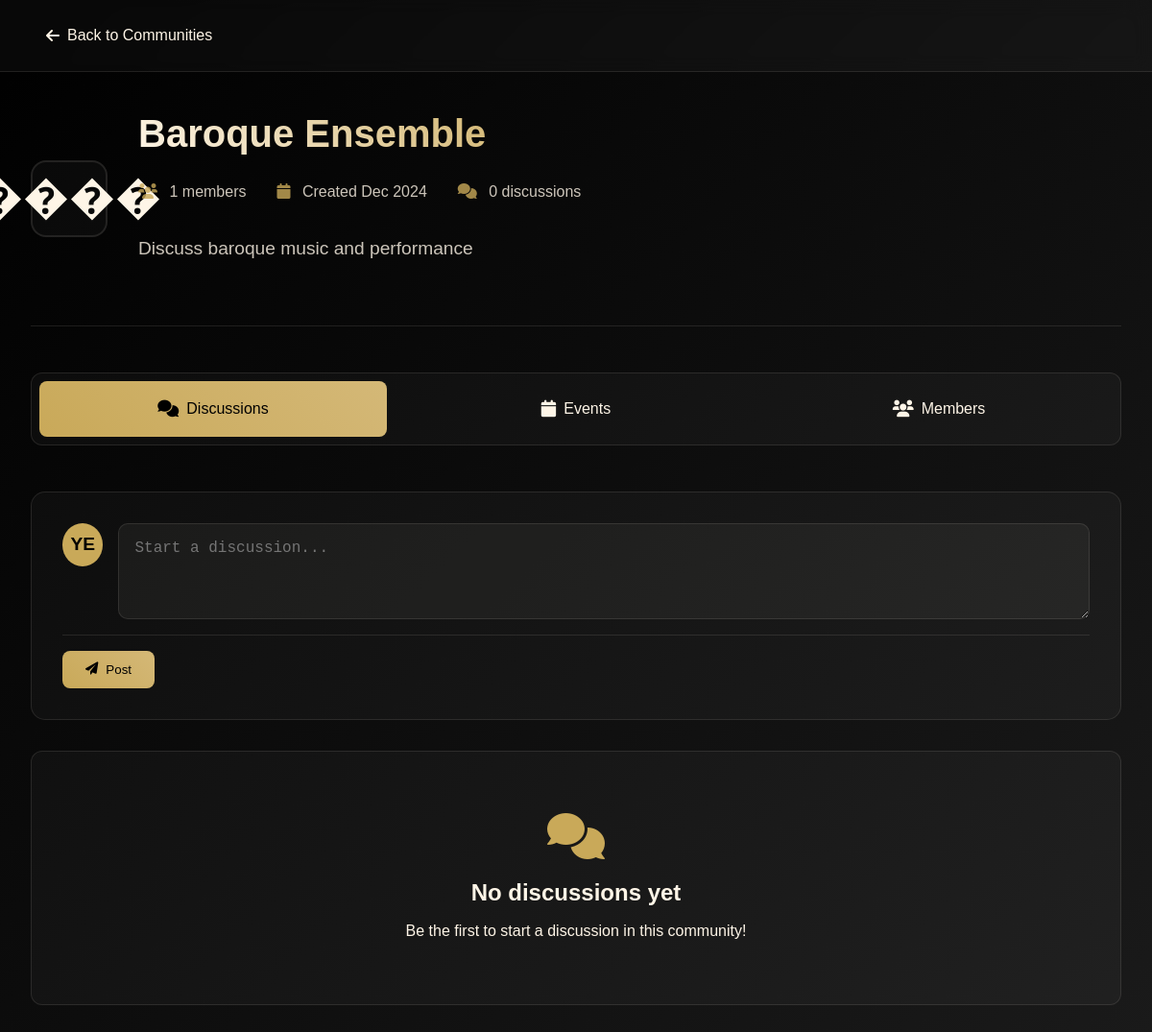
/pages/communities/view.php?id=6 (signed in), run on the app's committed database.
### tables this page shows
CREATE TABLE `communities` (
  `community_id` int(11) NOT NULL,
  `name` varchar(100) NOT NULL,
  `description` text DEFAULT NULL,
  `creator_id` int(11) DEFAULT NULL,
  `created_at` timestamp NOT NULL DEFAULT current_timestamp(),
  `image_path` varchar(255) DEFAULT NULL,
  `created_by` int(11) DEFAULT NULL,
  `category` enum('Classical','Baroque','Romantic','Contemporary','Theory','Performance','General') NOT NULL DEFAULT 'General',
  `rules` text DEFAULT NULL,
  `guidelines` text DEFAULT NULL
);

### pages/communities/view.php (shortened to what this page needs)
<?php
require_once '../../includes/config.php';
$user_id = $_SESSION['user_id'];
$community_id = $_GET['id'] ?? 0;
$community_stmt = $conn->prepare("
   SELECT c.*, u.username as creator_name,
          COUNT(DISTINCT cm.user_id) as member_count,
          MAX(CASE WHEN cm.user_id = ? THEN 1 ELSE 0 END) as is_member
   FROM communities c
   LEFT JOIN users u ON c.created_by = u.user_id
   LEFT JOIN community_members cm ON c.community_id = cm.community_id
   WHERE c.community_id = ?
   GROUP BY c.community_id
");
$community_stmt->bind_param("ii", $user_id, $community_id);
if (!$community_stmt->execute()) {
    die("Execute failed: " . $community_stmt->error);
}
$community = $community_stmt->get_result()->fetch_assoc();
$posts_query = "
    SELECT p.*, u.username
    FROM community_posts p
    JOIN users u ON p.user_id = u.user_id
    WHERE p.community_id = ?
    ORDER BY p.created_at DESC
";
$posts_stmt = $conn->prepare($posts_query);
$posts_stmt->bind_param("i", $community_id);
$posts_stmt->execute();
$posts = $posts_stmt->get_result()->fetch_all(MYSQLI_ASSOC);
?>
<!DOCTYPE html>
<html lang="en">
<head>
    <link rel="stylesheet" href="https://cdnjs.cloudflare.com/ajax/libs/font-awesome/6.0.0/css/all.min.css">
</head>
<body>
    <nav class="navbar">
        <div class="nav-content">
            <div class="nav-left">
                <a href="index.php" class="back-btn">
                    <i class="fas fa-arrow-left"></i> Back to Communities
                </a>
            </div>
        </div>
    </nav>
    <div class="page-container">
        <main class="main-content">
            <div class="community-header">
                <div class="community-emoji">
                    <?php
                    $emojis = ['🎵', '🎼', '🎹', '����', '🎺', '🎸'];
                    echo $emojis[array_rand($emojis)];
                    ?>
                </div>
                <div class="community-info">
                    <h1><?php echo htmlspecialchars($community['name']); ?></h1>
                    <div class="community-stats">
                        <span><i class="fas fa-users"></i> <?php echo $community['member_count']; ?> members</span>
                        <span><i class="fas fa-calendar"></i> Created
                            <?php echo date('M Y', strtotime($community['created_at'])); ?></span>
                        <span><i class="fas fa-comments"></i> <?php echo count($posts); ?> discussions</span>
                    </div>
                    <p class="community-description"><?php echo htmlspecialchars($community['description']); ?></p>
                </div>
            </div>
            <div class="community-tabs">
                <a href="#discussions" class="tab <?php echo !isset($_GET['tab']) ? 'active' : ''; ?>">
                    <i class="fas fa-comments"></i> Discussions
                </a>
                <a href="#events"
                    class="tab <?php echo isset($_GET['tab']) && $_GET['tab'] === 'events' ? 'active' : ''; ?>">
                    <i class="fas fa-calendar"></i> Events
                </a>
                <a href="#members"
                    class="tab <?php echo isset($_GET['tab']) && $_GET['tab'] === 'members' ? 'active' : ''; ?>">
                    <i class="fas fa-users"></i> Members
                </a>
            </div>
            <div id="discussions" class="content-section"
                style="display: <?php echo !isset($_GET['tab']) || $_GET['tab'] === 'discussions' ? 'block' : 'none'; ?>">
                <div class="posts-section">
                    <?php if ($community['is_member']): ?>
                        <div class="new-post">
                            <form id="postForm">
                                <div class="post-header">
                                    <div class="user-avatar">
                                        <?php echo strtoupper(substr($_SESSION['username'], 0, 2)); ?>
                                    </div>
                                    <textarea class="post-textarea" placeholder="Start a discussion..." required></textarea>
                                </div>
                                <div class="post-actions">
                                    <button type="submit" class="btn">
                                        <i class="fas fa-paper-plane"></i> Post
                                    </button>
                                </div>
                            </form>
                        </div>
                    <?php endif; ?>
                    <div class="posts-list">
                        <?php if (empty($posts)): ?>
                            <div class="empty-state">
                                <i class="fas fa-comments"></i>
                                <h3>No discussions yet</h3>
                                <p>Be the first to start a discussion in this community!</p>
                            </div>
                        <?php endif; ?>
                    </div>
                </div>
            </div>
        </main>
    </div>
</body>
</html>

### pages/communities/view.php (style rules this page uses)
:root { --primary: #fef5e7; --accent: #c9a959; --glass: rgba(254, 245, 231, 0.03); --border: rgba(254, 245, 231, 0.1); --glass-hover: rgba(254, 245, 231, 0.08); }
* { margin: 0; padding: 0; box-sizing: border-box; }
body { background: linear-gradient(135deg, #000000, #1a1a1a); color: var(--primary); font-family: 'Futura', sans-serif; min-height: 100vh; line-height: 1.6; }
.community-header { display: flex; gap: 2rem; align-items: center; margin-bottom: 3rem; padding-bottom: 2rem; border-bottom: 1px solid var(--border); }
.community-info h1 { font-size: 2.5rem; margin-bottom: 1rem; background: linear-gradient(45deg, var(--primary), var(--accent)); -webkit-background-clip: text; -webkit-text-fill-color: transparent; }
.community-stats { display: flex; gap: 2rem; color: var(--primary); opacity: 0.8; }
.community-stats i { color: var(--accent); margin-right: 0.5rem; }
.community-description { font-size: 1.2rem; margin: 2rem 0; color: rgba(254, 245, 231, 0.8); }
.posts-section { margin-top: 3rem; }
.new-post { background: var(--glass); border-radius: 15px; padding: 2rem; margin-bottom: 2rem; border: 1px solid var(--border); }
.post-textarea { width: 100%; background: rgba(254, 245, 231, 0.05); border: 1px solid var(--border); border-radius: 10px; padding: 1rem; color: var(--primary); font-size: 1rem; resize: vertical; min-height: 100px; margin-bottom: 1rem; }
.post-header { display: flex; align-items: center; gap: 1rem; margin-bottom: 1rem; }
.user-avatar { width: 45px; height: 45px; border-radius: 50%; background: var(--accent); color: #000; display: flex; align-items: center; justify-content: center; font-weight: bold; font-size: 1.2rem; }
.btn { background: linear-gradient(45deg, var(--accent), #d4b877); color: #000; border: none; padding: 1rem 2rem; border-radius: 12px; cursor: pointer; font-weight: 500; transition: all 0.3s ease; }
.navbar { background: var(--glass); backdrop-filter: blur(10px); padding: 1.5rem 3rem; border-bottom: 1px solid var(--border); position: sticky; top: 0; z-index: 100; }
.nav-content { max-width: 1800px; margin: 0 auto; display: flex; justify-content: space-between; align-items: center; }
.back-btn { color: var(--primary); text-decoration: none; display: flex; align-items: center; gap: 0.5rem; transition: all 0.3s ease; }
.page-container { display: grid; grid-template-columns: 1fr 300px; gap: 2rem; max-width: 1800px; margin: 0 auto; padding: 2rem; }
.community-emoji { font-size: 3rem; width: 80px; height: 80px; display: flex; align-items: center; justify-content: center; background: var(--glass); border-radius: 16px; border: 2px solid var(--border); }
.empty-state { text-align: center; padding: 4rem 2rem; background: var(--glass); border-radius: 12px; border: 1px solid var(--border); }
.empty-state i { font-size: 3rem; color: var(--accent); margin-bottom: 1rem; }
.empty-state h3 { font-size: 1.5rem; margin-bottom: 0.5rem; }
.empty-state p { color: var(--text-secondary); }
.post-actions { display: flex; gap: 1rem; margin-top: 1rem; padding-top: 1rem; border-top: 1px solid var(--border); }
.post-textarea { margin: 0; flex-grow: 1; }
.page-container { display: grid; grid-template-columns: 1fr; gap: 2rem; max-width: 1800px; margin: 0 auto; padding: 2rem; }
.post-header { display: flex; gap: 1rem; align-items: flex-start; }
@media (max-width: 1200px) { .page-container { grid-template-columns: 1fr; } }
.community-tabs { display: flex; gap: 1rem; margin-bottom: 2rem; background: var(--glass); padding: 0.5rem; border-radius: 12px; border: 1px solid var(--border); }
.community-tabs .tab { flex: 1; padding: 1rem; text-align: center; text-decoration: none; color: var(--primary); transition: all 0.3s ease; border-radius: 8px; display: flex; align-items: center; justify-content: center; gap: 0.5rem; }
.community-tabs .tab.active { background: linear-gradient(45deg, var(--accent), #d4b877); color: #000; }
.community-tabs .tab i { font-size: 1.1rem; }
.content-section { transition: opacity 0.3s ease; }

### pages/communities/events/community_events.php (style rules this page uses)
.btn { display: inline-flex; align-items: center; gap: 0.5rem; padding: 0.75rem 1.5rem; border-radius: 8px; cursor: pointer; text-decoration: none; transition: all 0.3s ease; }

### data on the page
communities: name "Baroque Ensemble", created_at "Dec 2024", description "Discuss baroque music and performance"

### other printed values
$community['member_count'] "1"
count($posts) "0"
substr($_SESSION['username'], 0, 2) "YE"
